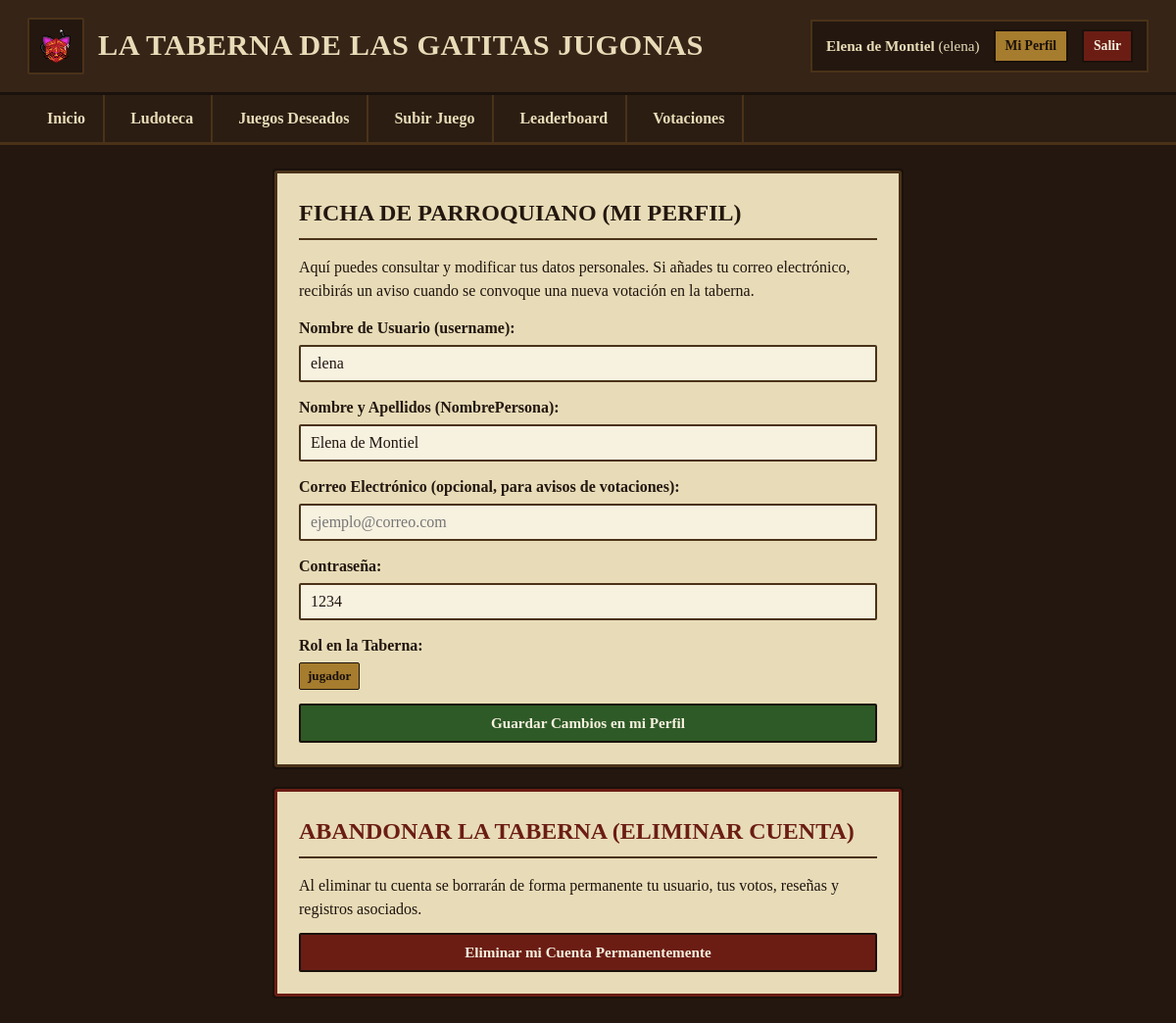
The app's page /perfil.php (signed in) with its own data.
### tables this page shows
CREATE TABLE `Persona` (
  `username` VARCHAR(50) NOT NULL,
  `NombrePersona` VARCHAR(120) NOT NULL,
  `email` VARCHAR(150) DEFAULT NULL,
  `contrasenya` VARCHAR(255) NOT NULL,
  `rol` ENUM('jugador', 'admin') NOT NULL DEFAULT 'jugador',
  `inscrito_leaderboard` TINYINT(1) NOT NULL DEFAULT 1,
  PRIMARY KEY (`username`)
);

### perfil.php (the view, shortened to what this page needs)
<?php
require_once 'conexion.php';
$usuarioActual = $_SESSION['username'];
$stmtDatos = $pdo->prepare("SELECT username, NombrePersona, email, contrasenya, rol FROM Persona WHERE username = ?");
$stmtDatos->execute([$usuarioActual]);
$misDatos = $stmtDatos->fetch();
?>
<!DOCTYPE html>
<html lang="es">
<head>
    <link rel="stylesheet" href="styles.css">
</head>
<body>
<main class="contenedor-principal">
    <section class="pergamino" style="max-width: 640px; margin: 0 auto 22px auto;">
        <h2 class="seccion-titulo">Ficha de Parroquiano (Mi Perfil)</h2>
        <p style="margin-bottom: 14px;">
            Aquí puedes consultar y modificar tus datos personales. Si añades tu correo electrónico, recibirás un aviso cuando se convoque una nueva votación en la taberna.
        </p>
        <form method="POST" action="perfil.php">
            <div class="grupo-form">
                <label for="perfil_username">Nombre de Usuario (username):</label>
                <input type="text" id="perfil_username" name="username" class="input-taberna" required maxlength="50" value="<?php echo h($misDatos['username']); ?>">
            </div>
            <div class="grupo-form">
                <label for="perfil_nombre">Nombre y Apellidos (NombrePersona):</label>
                <input type="text" id="perfil_nombre" name="NombrePersona" class="input-taberna" required maxlength="120" value="<?php echo h($misDatos['NombrePersona']); ?>">
            </div>
            <div class="grupo-form">
                <label for="perfil_email">Correo Electrónico (opcional, para avisos de votaciones):</label>
                <input type="email" id="perfil_email" name="email" class="input-taberna" maxlength="150" placeholder="ejemplo@correo.com" value="<?php echo h((string)$misDatos['email']); ?>">
            </div>
            <div class="grupo-form">
                <label for="perfil_contrasenya">Contraseña:</label>
                <input type="text" id="perfil_contrasenya" name="contrasenya" class="input-taberna" required value="<?php echo h($misDatos['contrasenya']); ?>">
            </div>
            <div class="grupo-form">
                <label>Rol en la Taberna:</label>
                <div>
                    <span class="etiqueta etiqueta-bronce"><?php echo h($misDatos['rol']); ?></span>
                </div>
            </div>
            <button type="submit" class="btn btn-exito" style="width:100%;">Guardar Cambios en mi Perfil</button>
        </form>
    </section>
    <section class="pergamino" style="max-width: 640px; margin: 0 auto; border-color: #6b1d14;">
        <h3 class="seccion-titulo" style="color: #6b1d14;">Abandonar la Taberna (Eliminar Cuenta)</h3>
        <p style="margin-bottom: 12px;">
            Al eliminar tu cuenta se borrarán de forma permanente tu usuario, tus votos, reseñas y registros asociados.
        </p>
        <?php if ($misDatos['rol'] === 'admin'): ?>
            <p style="font-weight:bold; color:#6b1d14;">
                Como tienes rol de Administrador, no puedes eliminar tu propia cuenta por seguridad.
            </p>
        <?php else: ?>
            <form method="POST" action="perfil.php" class="form-confirmar-borrado" data-confirm-msg="¿Estás completamente seguro de que deseas eliminar tu cuenta de forma permanente? Esta acción no se puede deshacer.">
                <button type="submit" class="btn btn-peligro" style="width:100%;">Eliminar mi Cuenta Permanentemente</button>
            </form>
        <?php endif; ?>
    </section>
</main>
</body>
</html>

### styles.css (style rules this page uses)
* { box-sizing: border-box; margin: 0; padding: 0; }
body { background-color: #23170f; color: #1f140e; font-family: Georgia, 'Times New Roman', 'Palatino Linotype', serif; line-height: 1.5; padding-bottom: 40px; }
.contenedor-principal { max-width: 1220px; margin: 26px auto; padding: 0 18px; }
.pergamino { background-color: #e8dcb8; border: 3px solid #4a3219; outline: 2px solid #1a110b; padding: 22px; margin-bottom: 26px; border-radius: 2px; }
.seccion-titulo { font-size: 1.5rem; color: #23170f; border-bottom: 2px solid #4a3219; padding-bottom: 8px; margin-bottom: 16px; text-transform: uppercase; }
.grupo-form { margin-bottom: 14px; }
.grupo-form label { display: block; font-weight: bold; color: #23170f; margin-bottom: 5px; }
.input-taberna, .select-taberna { width: 100%; padding: 8px 10px; background-color: #f7f1df; border: 2px solid #4a3219; color: #1f140e; font-family: Georgia, 'Times New Roman', serif; font-size: 1rem; border-radius: 2px; }
.btn { display: inline-block; padding: 9px 16px; font-family: Georgia, 'Times New Roman', serif; font-size: 0.95rem; font-weight: bold; text-decoration: none; cursor: pointer; border: 2px solid #1a110b; background-color: #4a3219; color: #e8dcb8; border-radius: 2px; text-align: center; }
.btn-exito { background-color: #2e5a27; color: #f7f1df; border-color: #1a110b; }
.btn-peligro { background-color: #6b1d14; color: #f7f1df; border-color: #1a110b; }
.etiqueta { display: inline-block; padding: 3px 8px; font-size: 0.82rem; font-weight: bold; border: 1px solid #1a110b; border-radius: 2px; }
.etiqueta-bronce { background-color: #a67c2e; color: #1a110b; }

### records on screen
persona: username "elena", NombrePersona "Elena de Montiel", contrasenya "1234", rol "jugador"

### other values on screen
$nombreMostrar "Elena de Montiel"
$userMostrar "elena"
